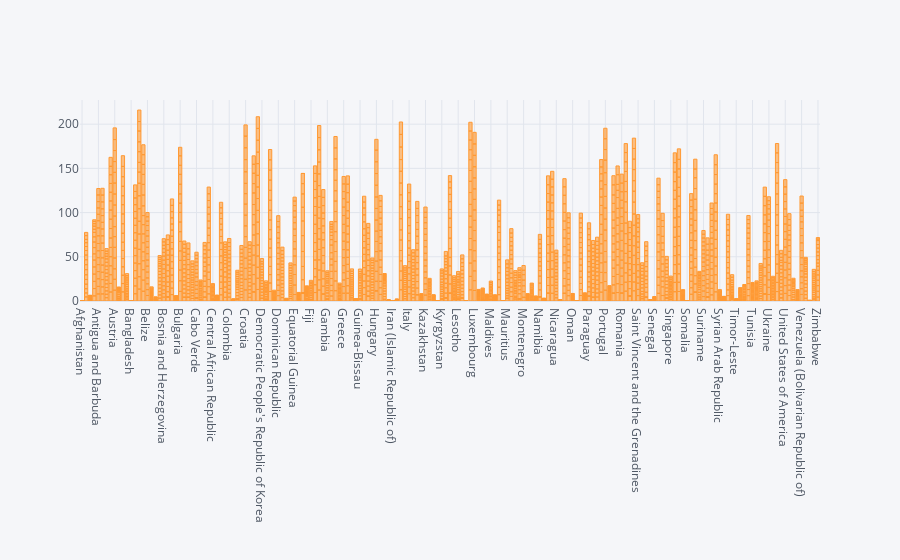

The cell this chart's notebook holds for it:
### Code cell
who_df_copy.iplot(kind='bar',x='country',y='alcohol')

### Figure 1 — Plotly figure (JSON) as saved in the notebook; plotly's stock layout.template omitted (floating-point values rounded to 4 significant figures; data arrays with more than 128 entries replaced by an {"elided": "..."} marker saying what was removed)
{"data": [{"marker": {"color": "rgba(255, 153, 51, 0.6)", "line": {"color": "rgba(255, 153, 51, 1.0)", "width": 1}}, "name": "alcohol", "orientation": "v", "text": "", "type": "bar", "x": {"elided": "2888 str values"}, "y": {"elided": "2888 float values"}}], "layout": {"legend": {"bgcolor": "#F5F6F9", "font": {"color": "#4D5663"}}, "paper_bgcolor": "#F5F6F9", "plot_bgcolor": "#F5F6F9", "title": {"font": {"color": "#4D5663"}}, "xaxis": {"gridcolor": "#E1E5ED", "showgrid": true, "tickfont": {"color": "#4D5663"}, "title": {"font": {"color": "#4D5663"}, "text": ""}, "zerolinecolor": "#E1E5ED"}, "yaxis": {"gridcolor": "#E1E5ED", "showgrid": true, "tickfont": {"color": "#4D5663"}, "title": {"font": {"color": "#4D5663"}, "text": ""}, "zerolinecolor": "#E1E5ED"}}}
